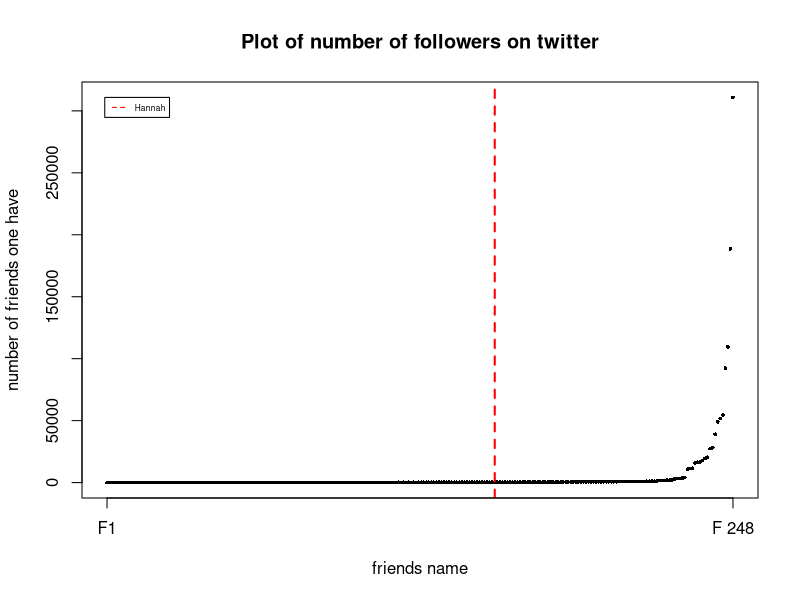

This figure's R source:
pdf("twitterplotter.pdf")
mydata=read.table("twitter.data",sep="\t",header = FALSE)
num<-nrow(mydata)
nmean<-mean(mydata$V1)
nsd<-sd(mydata$V1)
nmedian<-median(mydata$V1)
mlnIdx<-which(mydata$V2 == "Hannah")
plot(sequence(num),mydata$V1, main = "Plot of number of followers on twitter", 
     xlab = "friends name", ylab = "number of friends one have",xaxt='n',pch=16,cex=0.5)
abline(v=mlnIdx,col="red",lwd=2,lty=2)
meanpos<-approx( x = mydata$V1,y = sequence(num), xout = nmean)
medianpos<-approx( x = mydata$V1,y = sequence(num), xout = nmedian)
sdpos<-approx( x = mydata$V1,y = sequence(num), xout = nsd)
axis(1, at=c(1,num),
     lab=c("F1",paste("F",num)))
legend(x=.1,y=max(mydata$V1),c("Hannah"),
       col = c("red"),lty=c(2),
       cex=0.5)
dev.off()
